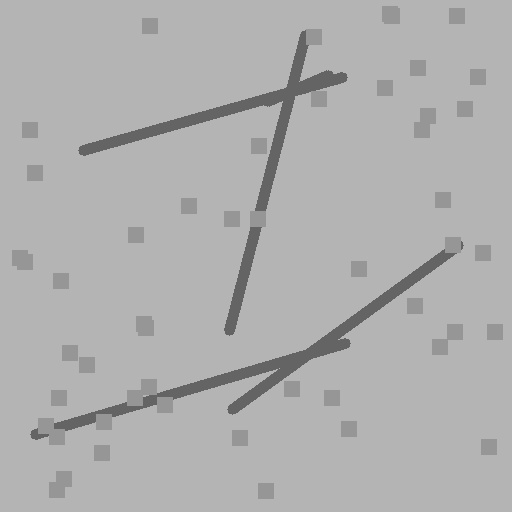
#> input picture smart-india-mapping/data/images/urban_sample.jpg, 512 x 512 px
$ python test_analysis.py
#> lines starting #> are read from the running program, lines starting #| are printed output that depends on the picture
### smart-india-mapping/ai_models/satellite_analysis.py
import cv2
import numpy as np
import os

class SatelliteAnalyzer:
    def __init__(self):
        pass

    def detect_urban_areas(self, image_path):
        """Simulate urban area detection using color thresholding and edge detection"""
        img = cv2.imread(image_path)
        if img is None:
            return {"error": "Image not found"}

        # Convert to HSV for better color segmentation
        hsv = cv2.cvtColor(img, cv2.COLOR_BGR2HSV)

        # Simulating detection of greyish/concrete colors (Urban)
        lower_grey = np.array([0, 0, 50])
        upper_grey = np.array([180, 50, 200])
        mask = cv2.inRange(hsv, lower_grey, upper_grey)

        # Calculate percentage of urban area
        urban_percentage = (np.sum(mask > 0) / mask.size) * 100

        return {
            "urban_percentage": round(urban_percentage, 2),
            "status": "Expansion detected" if urban_percentage > 40 else "Stable"
        }

    def analyze_crop_health(self, image_path):
        """Simulate NDVI (Normalized Difference Vegetation Index) calculation"""
        # In reality, this requires multi-spectral imagery (Red and Near-Infrared bands)
        # Here we simulate using the Green channel as a proxy for healthy vegetation
        img = cv2.imread(image_path)
        if img is None:
            return {"error": "Image not found"}

        # Green channel analysis
        green_channel = img[:, :, 1]
        mean_green = np.mean(green_channel)

        # NDVI Proxy
        ndvi_proxy = (mean_green / 255.0) * 0.8  # Normalized to 0-1 range

        health_status = "Excellent" if ndvi_proxy > 0.6 else "Moderate" if ndvi_proxy > 0.3 else "Poor"

        return {
            "ndvi_score": round(ndvi_proxy, 2),
            "health_status": health_status,
            "crop_type_guess": "Wheat" if mean_green > 120 else "Rice"
        }

# [4 lines that do not run on import are left out]

### smart-india-mapping/ai_models/test_analysis.py
import sys
import os
sys.path.insert(0, os.path.dirname(os.path.dirname(os.path.abspath(__file__))))

from satellite_analysis import SatelliteAnalyzer

def test():
    # Change to project root directory
    project_root = os.path.dirname(os.path.dirname(os.path.abspath(__file__)))
    os.chdir(project_root)

    analyzer = SatelliteAnalyzer()

    print("Testing Urban Analysis...")
    urban_res = analyzer.detect_urban_areas("data/images/urban_sample.jpg")
#> in detect_urban_areas, img is the input picture: shape (512, 512, 3); min 92, max 187, mean 175
#> in detect_urban_areas, `hsv = cv2.cvtColor(img, cv2.COLOR_BGR2HSV)`: hsv: shape (512, 512, 3); mean H, S, V 0, 0, 175
#> in detect_urban_areas, `mask = cv2.inRange(hsv, lower_grey, upper_grey)`: mask: shape (512, 512); every value is 255
#> in detect_urban_areas, `urban_percentage = (np.sum(mask > 0) / mask.size) * 100`: urban_percentage = 100
#> urban_res = {'urban_percentage': 100, 'status': 'Expansion detected'}
    print(f"Result: {urban_res}")
#| Result: {'urban_percentage': 100.0, 'status': 'Expansion detected'}

    print("\nTesting Rural Analysis...")
    rural_res = analyzer.analyze_crop_health("data/images/rural_sample.jpg")
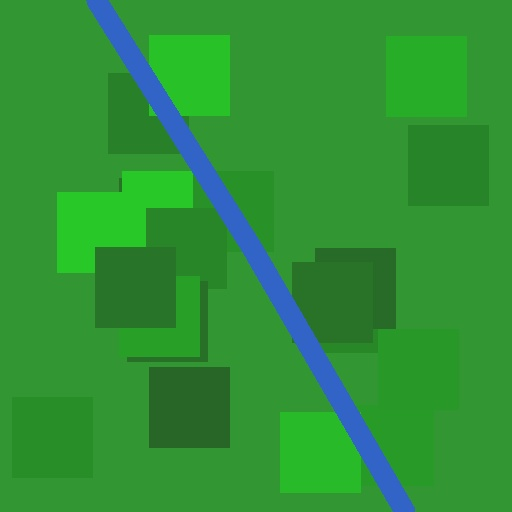
#> input picture smart-india-mapping/data/images/rural_sample.jpg, 512 x 512 px
#> in analyze_crop_health, img is the input picture: shape (512, 512, 3); mean B, G, R 54.2, 147, 46.6
#> in analyze_crop_health, `green_channel = img[:, :, 1]`:
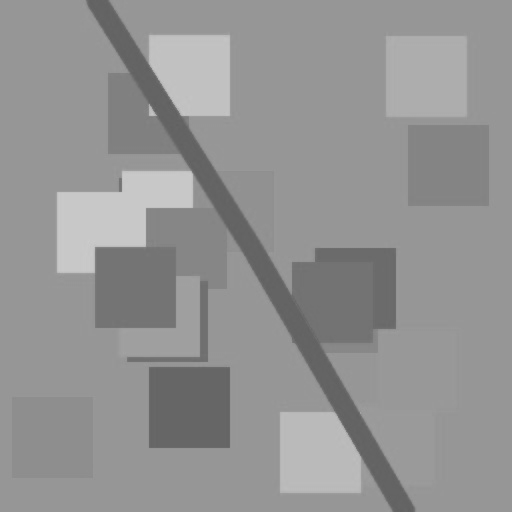
#> green_channel: shape (512, 512); min 94, max 204, mean 147
#> in analyze_crop_health, `mean_green = np.mean(green_channel)`: mean_green = 147
#> in analyze_crop_health, `ndvi_proxy = (mean_green / 255.0) * 0.8`: ndvi_proxy = 0.461
#> in analyze_crop_health, `health_status = "Excellent" if ndvi_proxy > 0.6 else "Moderate" if ndv..`: health_status = 'Moderate'
#> rural_res = {'ndvi_score': 0.46, 'health_status': 'Moderate', 'crop_type_guess': 'Wheat'}
    print(f"Result: {rural_res}")
#| Result: {'ndvi_score': 0.46, 'health_status': 'Moderate', 'crop_type_guess': 'Wheat'}

if __name__ == "__main__":
    test()
